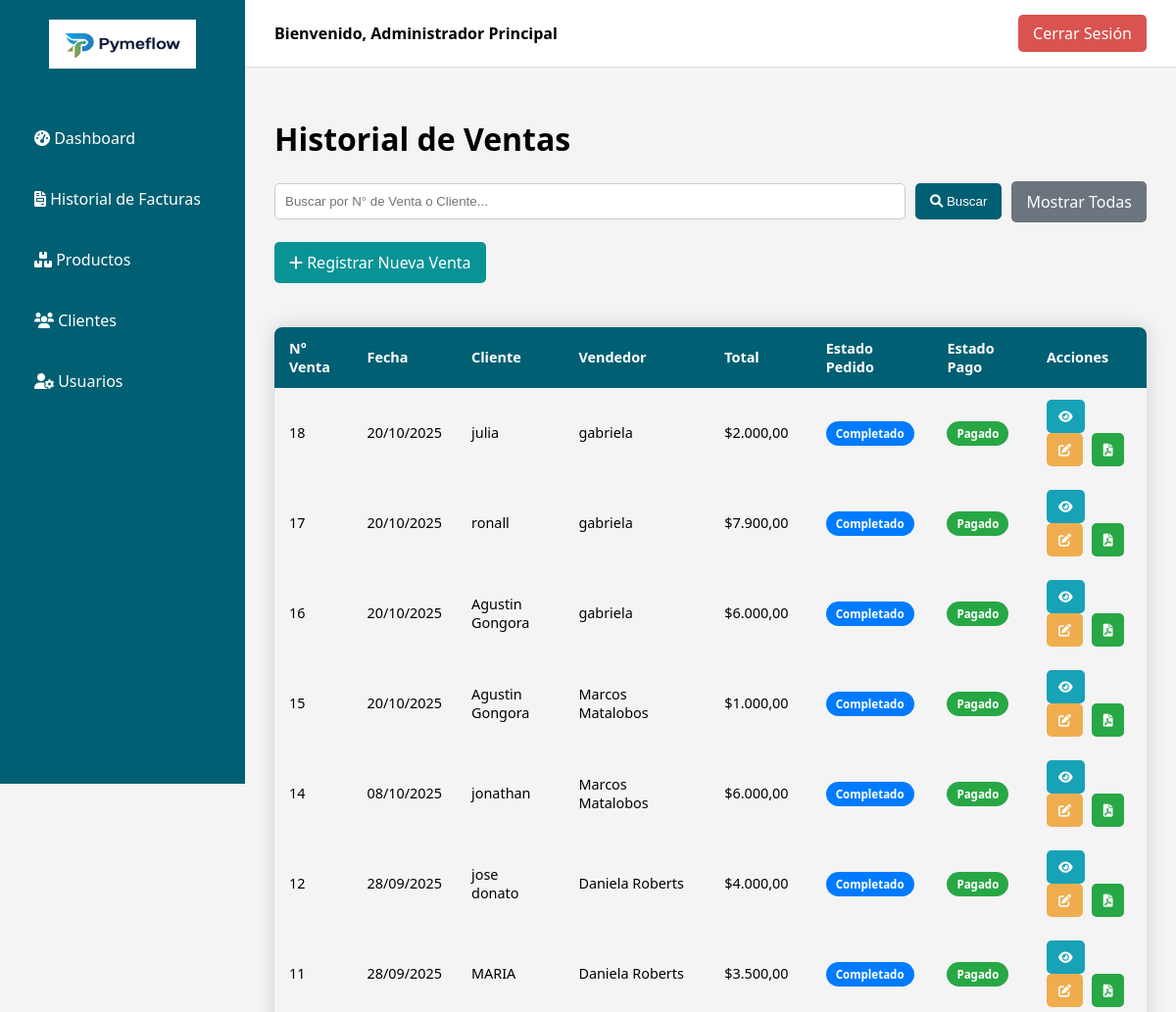
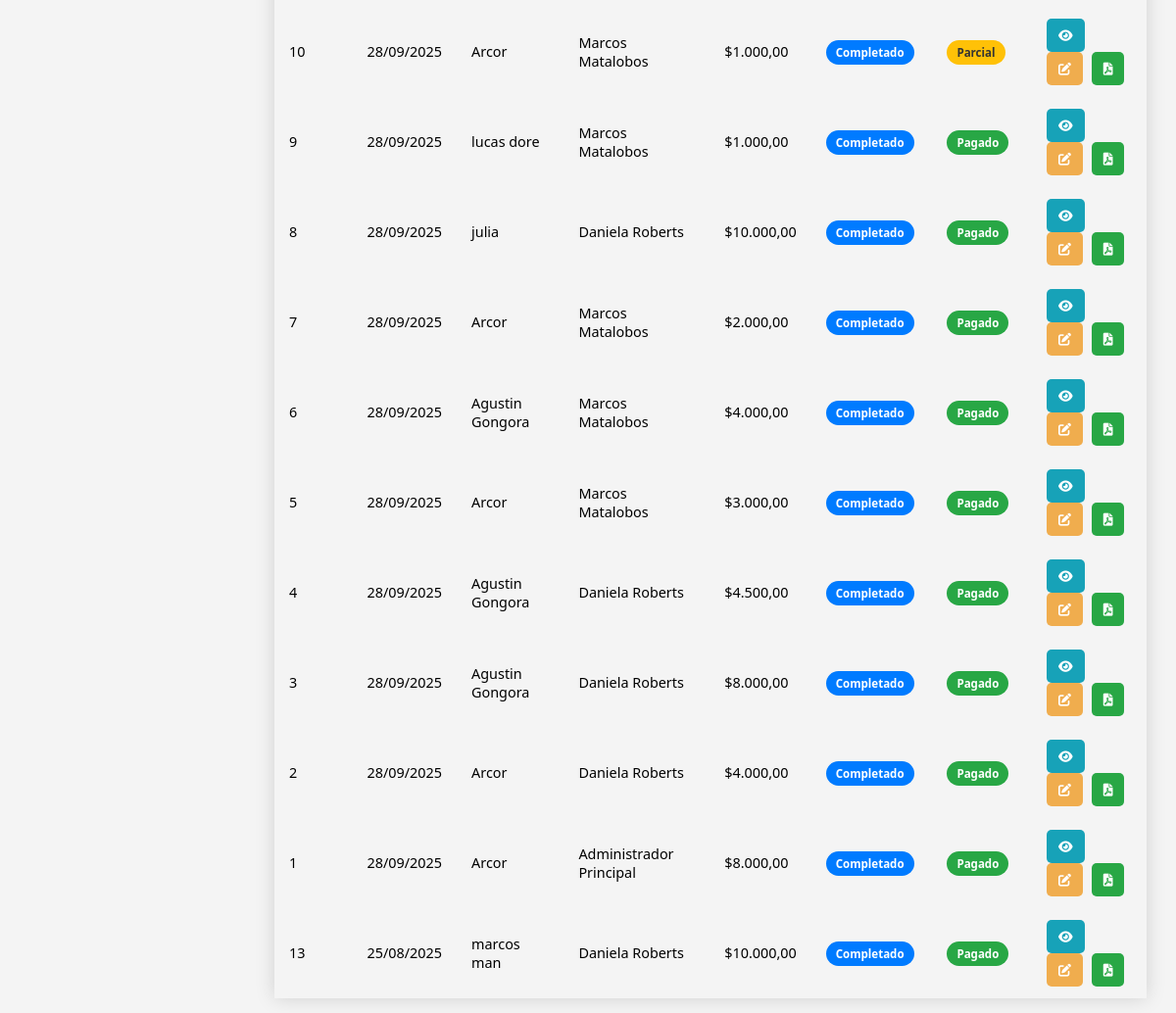
/historial_ventas.php (signed in), run on the app's committed database (2 pictures, top to bottom).
### tables this page shows
CREATE TABLE `pedidos` (
  `id` int(11) NOT NULL AUTO_INCREMENT,
  `id_cliente` int(11) NOT NULL,
  `id_vendedor` int(11) NOT NULL,
  `fecha_creacion` datetime NOT NULL DEFAULT current_timestamp(),
  `estado_pedido` enum('en_preparacion','completado','cancelado') NOT NULL,
  `estado_pago` enum('pendiente','parcial','pagado','cancelado') NOT NULL,
  `total` decimal(10,2) NOT NULL,
  PRIMARY KEY (`id`),
  KEY `id_cliente` (`id_cliente`),
  KEY `id_vendedor` (`id_vendedor`),
  CONSTRAINT `pedidos_ibfk_1` FOREIGN KEY (`id_cliente`) REFERENCES `clientes` (`id`) ON UPDATE CASCADE,
  CONSTRAINT `pedidos_ibfk_2` FOREIGN KEY (`id_vendedor`) REFERENCES `usuarios` (`id`) ON UPDATE CASCADE
);

CREATE TABLE `clientes` (
  `id` int(11) NOT NULL AUTO_INCREMENT,
  `razon_social` varchar(255) NOT NULL,
  `cuit` varchar(20) NOT NULL,
  `condicion_iva` varchar(100) DEFAULT NULL,
  `email` varchar(255) DEFAULT NULL,
  `telefono` varchar(50) DEFAULT NULL,
  `direccion` text DEFAULT NULL,
  PRIMARY KEY (`id`),
  UNIQUE KEY `cuit` (`cuit`)
);

CREATE TABLE `usuarios` (
  `id` int(11) NOT NULL AUTO_INCREMENT,
  `nombre_completo` varchar(255) NOT NULL,
  `dni` varchar(20) DEFAULT NULL,
  `email` varchar(255) NOT NULL,
  `telefono` varchar(50) DEFAULT NULL,
  `usuario` varchar(100) NOT NULL,
  `password` varchar(255) NOT NULL,
  `rol` enum('administrador','vendedor') NOT NULL,
  `fecha_alta` datetime NOT NULL,
  `estado` enum('activo','inactivo') NOT NULL DEFAULT 'activo',
  `activo` tinyint(1) NOT NULL DEFAULT 1,
  PRIMARY KEY (`id`),
  UNIQUE KEY `email` (`email`),
  UNIQUE KEY `usuario` (`usuario`),
  UNIQUE KEY `dni` (`dni`)
);

### historial_ventas.php (the view, shortened to what this page needs)
<?php
include 'conexion.php';
$busqueda = '';
$base_query = "SELECT p.id, p.fecha_creacion, c.razon_social AS nombre_cliente, u.nombre_completo AS nombre_vendedor, p.total, p.estado_pedido, p.estado_pago
               FROM pedidos p
               JOIN clientes c ON p.id_cliente = c.id
               JOIN usuarios u ON p.id_vendedor = u.id";
$base_query .= " ORDER BY p.fecha_creacion DESC";
$stmt = $conexion->prepare($base_query);
$stmt->execute();
$resultado = $stmt->get_result();
?>
<!DOCTYPE html>
<html lang="es">
<head>
    <link rel="stylesheet" href="dashboard_styles.css">
    <link rel="stylesheet" href="https://cdnjs.cloudflare.com/ajax/libs/font-awesome/6.0.0-beta3/css/all.min.css">
</head>
<body>
    <?php include 'sidebar.php'; ?>
    <div class="main-content">
        <header class="dashboard-header">
            <div class="user-info">Bienvenido, <?php echo htmlspecialchars($_SESSION['nombre_usuario']); ?></div>
            <a href="logout.php" class="logout-button">Cerrar Sesión</a>
        </header>
        <main class="content">
            <h1>Historial de Ventas</h1>
            <div class="search-container">
                <form action="historial_ventas.php" method="GET" style="display: flex; flex-grow: 1; gap: 10px;">
                    <input type="text" name="busqueda" placeholder="Buscar por N° de Venta o Cliente..." value="<?php echo htmlspecialchars($busqueda); ?>">
                    <button type="submit"><i class="fas fa-search"></i> Buscar</button>
                </form>
                <a href="historial_ventas.php" class="btn-clear">Mostrar Todas</a>
            </div>
            <a href="venta_formulario.php" class="btn-add"><i class="fas fa-plus"></i> Registrar Nueva Venta</a>
            <table class="content-table">
                <thead><tr><th>N° Venta</th><th>Fecha</th><th>Cliente</th><th>Vendedor</th><th>Total</th><th>Estado Pedido</th><th>Estado Pago</th><th>Acciones</th></tr></thead>
                <tbody>
                    <?php if ($resultado->num_rows > 0): ?>
                        <?php while($venta = $resultado->fetch_assoc()): ?>
                            <tr>
                                <td><?php echo $venta['id']; ?></td>
                                <td><?php echo date("d/m/Y", strtotime($venta['fecha_creacion'])); ?></td>
                                <td><?php echo htmlspecialchars($venta['nombre_cliente']); ?></td>
                                <td><?php echo htmlspecialchars($venta['nombre_vendedor']); ?></td>
                                <td>$<?php echo number_format($venta['total'], 2, ',', '.'); ?></td>
                                <td>
                                    <?php
                                    $estado_pedido = strtolower($venta['estado_pedido']);
                                    $clase_pedido = 'status-pendiente';
                                    if ($estado_pedido == 'completado') $clase_pedido = 'status-completado';
                                    ?>
                                    <span class="status-badge <?php echo $clase_pedido; ?>"><?php echo htmlspecialchars(ucfirst($venta['estado_pedido'])); ?></span>
                                </td>
                                <td>
                                    <?php
                                    $estado_pago = strtolower($venta['estado_pago']);
                                    $clase_pago = 'status-pendiente';
                                    if ($estado_pago == 'pagado') $clase_pago = 'status-pagado';
                                    ?>
                                    <span class="status-badge <?php echo $clase_pago; ?>"><?php echo htmlspecialchars(ucfirst($venta['estado_pago'])); ?></span>
                                </td>
                                <td>
                                    <a href="venta_detalle.php?id=<?php echo $venta['id']; ?>" title="Ver Detalle" class="btn btn-info"><i class="fas fa-eye"></i></a>
                                    <a href="venta_cambiar_estado.php?id=<?php echo $venta['id']; ?>" title="Editar Estados" class="btn btn-edit"><i class="fas fa-edit"></i></a>
                                    <a href="generar_factura.php?id=<?php echo $venta['id']; ?>" title="Generar Factura" class="btn btn-success" target="_blank"><i class="fas fa-file-pdf"></i></a>
                                </td>
                            </tr>
                        <?php endwhile; ?>
                    <?php else: ?>
                        <tr><td colspan="8">No se encontraron ventas.</td></tr>
                    <?php endif; ?>
                </tbody>
            </table>
        </main>
    </div>
</body>
</html>

### dashboard_styles.css (style rules this page uses)
:root { --color-primario: #005f73; --color-secundario: #0a9396; --color-fondo: #f4f4f4; }
body { font-family: 'Segoe UI', Tahoma, Geneva, Verdana, sans-serif; margin: 0; background-color: var(--color-fondo); display: flex; }
.main-content { flex-grow: 1; display: flex; flex-direction: column; margin-left: 250px; }
header.dashboard-header { background: #fff; padding: 15px 30px; border-bottom: 1px solid #ddd; display: flex; justify-content: space-between; align-items: center; }
header.dashboard-header .user-info { font-weight: 600; }
header.dashboard-header .logout-button { background-color: #d9534f; color: #fff; padding: 8px 15px; border-radius: 5px; text-decoration: none; transition: background-color 0.3s; }
.content { padding: 30px; }

### historial_ventas.php (style rules this page uses)
.content-table { border-collapse: collapse; margin: 25px 0; font-size: 0.9em; width: 100%; border-radius: 8px 8px 0 0; overflow: hidden; box-shadow: 0 0 20px rgba(0, 0, 0, 0.15); }
.content-table thead tr { background-color: var(--color-primario); color: #ffffff; text-align: left; font-weight: bold; }
.content-table th, .content-table td { padding: 12px 15px; }
.btn-add { background-color: var(--color-secundario); color: white; padding: 10px 15px; text-decoration: none; border-radius: 5px; display: inline-block; margin-bottom: 20px; }
.status-badge { padding: 5px 10px; border-radius: 15px; color: white; font-size: 0.8em; font-weight: bold; text-align: center; }
.status-pagado { background-color: #28a745; }
.status-pendiente { background-color: #ffc107; color: #333; }
.status-completado { background-color: #007bff; }
.btn { padding: 8px 12px; border-radius: 5px; color: white !important; text-decoration: none; font-size: 0.9em; margin-right: 5px; display: inline-block; }
.btn-info { background-color: #17a2b8; }
.btn-success { background-color: #28a745; }
.btn-edit { background-color: #f0ad4e; }
.search-container { display: flex; gap: 10px; margin-bottom: 20px; align-items: center; }
.search-container input[type="text"] { flex-grow: 1; padding: 10px; border: 1px solid #ccc; border-radius: 5px; }
.search-container button { padding: 10px 15px; border: none; background-color: var(--color-primario); color: white; border-radius: 5px; cursor: pointer; }
.search-container .btn-clear { background-color: #6c757d; color: white; padding: 10px 15px; text-decoration: none; border-radius: 5px; }

### data on the page
pedidos: id "18", fecha_creacion "20/10/2025", id_cliente.razon_social "julia", id_vendedor.nombre_completo "gabriela", total "2.000,00", estado_pedido "Completado", estado_pago "Pagado"
pedidos: id "17", fecha_creacion "20/10/2025", id_cliente.razon_social "ronall", id_vendedor.nombre_completo "gabriela", total "7.900,00", estado_pedido "Completado", estado_pago "Pagado"
pedidos: id "16", fecha_creacion "20/10/2025", id_cliente.razon_social "Agustin Gongora", id_vendedor.nombre_completo "gabriela", total "6.000,00", estado_pedido "Completado", estado_pago "Pagado"
pedidos: id "15", fecha_creacion "20/10/2025", id_cliente.razon_social "Agustin Gongora", id_vendedor.nombre_completo "Marcos Matalobos", total "1.000,00", estado_pedido "Completado", estado_pago "Pagado"
pedidos: id "14", fecha_creacion "08/10/2025", id_cliente.razon_social "jonathan", id_vendedor.nombre_completo "Marcos Matalobos", total "6.000,00", estado_pedido "Completado", estado_pago "Pagado"
pedidos: id "12", fecha_creacion "28/09/2025", id_cliente.razon_social "jose donato", id_vendedor.nombre_completo "Daniela Roberts", total "4.000,00", estado_pedido "Completado", estado_pago "Pagado"
pedidos: id "11", fecha_creacion "28/09/2025", id_cliente.razon_social "MARIA", id_vendedor.nombre_completo "Daniela Roberts", total "3.500,00", estado_pedido "Completado", estado_pago "Pagado"
pedidos: id "10", fecha_creacion "28/09/2025", id_cliente.razon_social "Arcor", id_vendedor.nombre_completo "Marcos Matalobos", total "1.000,00", estado_pedido "Completado", estado_pago "Parcial"
pedidos: id "9", fecha_creacion "28/09/2025", id_cliente.razon_social "lucas dore", id_vendedor.nombre_completo "Marcos Matalobos", total "1.000,00", estado_pedido "Completado", estado_pago "Pagado"
pedidos: id "8", fecha_creacion "28/09/2025", id_cliente.razon_social "julia", id_vendedor.nombre_completo "Daniela Roberts", total "10.000,00", estado_pedido "Completado", estado_pago "Pagado"
pedidos: id "7", fecha_creacion "28/09/2025", id_cliente.razon_social "Arcor", id_vendedor.nombre_completo "Marcos Matalobos", total "2.000,00", estado_pedido "Completado", estado_pago "Pagado"
pedidos: id "6", fecha_creacion "28/09/2025", id_cliente.razon_social "Agustin Gongora", id_vendedor.nombre_completo "Marcos Matalobos", total "4.000,00", estado_pedido "Completado", estado_pago "Pagado"
pedidos: id "5", fecha_creacion "28/09/2025", id_cliente.razon_social "Arcor", id_vendedor.nombre_completo "Marcos Matalobos", total "3.000,00", estado_pedido "Completado", estado_pago "Pagado"
pedidos: id "4", fecha_creacion "28/09/2025", id_cliente.razon_social "Agustin Gongora", id_vendedor.nombre_completo "Daniela Roberts", total "4.500,00", estado_pedido "Completado", estado_pago "Pagado"
pedidos: id "3", fecha_creacion "28/09/2025", id_cliente.razon_social "Agustin Gongora", id_vendedor.nombre_completo "Daniela Roberts", total "8.000,00", estado_pedido "Completado", estado_pago "Pagado"
pedidos: id "2", fecha_creacion "28/09/2025", id_cliente.razon_social "Arcor", id_vendedor.nombre_completo "Daniela Roberts", total "4.000,00", estado_pedido "Completado", estado_pago "Pagado"
pedidos: id "1", fecha_creacion "28/09/2025", id_cliente.razon_social "Arcor", id_vendedor.nombre_completo "Administrador Principal", total "8.000,00", estado_pedido "Completado", estado_pago "Pagado"
pedidos: id "13", fecha_creacion "25/08/2025", id_cliente.razon_social "marcos man", id_vendedor.nombre_completo "Daniela Roberts", total "10.000,00", estado_pedido "Completado", estado_pago "Pagado"

### other printed values
$_SESSION['nombre_usuario'] "Administrador Principal"
